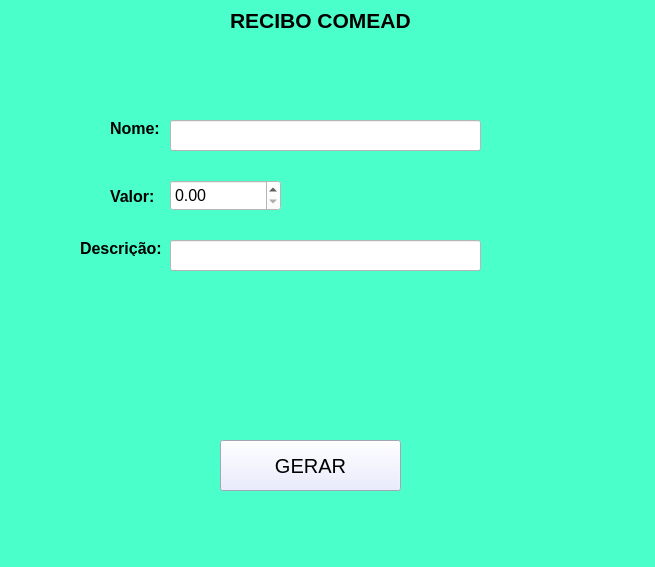
<?xml version="1.0" encoding="UTF-8"?>
<ui version="4.0">
 <class>MainWindow</class>
 <widget class="QMainWindow" name="MainWindow">
  <property name="geometry">
   <rect>
    <x>0</x>
    <y>0</y>
    <width>655</width>
    <height>567</height>
   </rect>
  </property>
  <property name="windowTitle">
   <string>MainWindow</string>
  </property>
  <property name="styleSheet">
   <string notr="true">background-color: rgb(74, 255, 201);</string>
  </property>
  <widget class="QWidget" name="centralwidget">
   <widget class="QLabel" name="label">
    <property name="geometry">
     <rect>
      <x>230</x>
      <y>0</y>
      <width>181</width>
      <height>41</height>
     </rect>
    </property>
    <property name="font">
     <font>
      <pointsize>16</pointsize>
      <weight>75</weight>
      <bold>true</bold>
     </font>
    </property>
    <property name="text">
     <string>RECIBO COMEAD</string>
    </property>
    <property name="margin">
     <number>0</number>
    </property>
   </widget>
   <widget class="QLabel" name="label_2">
    <property name="geometry">
     <rect>
      <x>110</x>
      <y>120</y>
      <width>51</width>
      <height>16</height>
     </rect>
    </property>
    <property name="font">
     <font>
      <pointsize>12</pointsize>
      <weight>75</weight>
      <bold>true</bold>
     </font>
    </property>
    <property name="text">
     <string>Nome:</string>
    </property>
   </widget>
   <widget class="QLabel" name="label_3">
    <property name="geometry">
     <rect>
      <x>110</x>
      <y>190</y>
      <width>47</width>
      <height>13</height>
     </rect>
    </property>
    <property name="font">
     <font>
      <pointsize>12</pointsize>
      <weight>75</weight>
      <bold>true</bold>
     </font>
    </property>
    <property name="text">
     <string>Valor:</string>
    </property>
   </widget>
   <widget class="QLabel" name="label_4">
    <property name="geometry">
     <rect>
      <x>80</x>
      <y>240</y>
      <width>91</width>
      <height>16</height>
     </rect>
    </property>
    <property name="font">
     <font>
      <pointsize>12</pointsize>
      <weight>75</weight>
      <italic>false</italic>
      <bold>true</bold>
     </font>
    </property>
    <property name="text">
     <string>Descrição:</string>
    </property>
   </widget>
   <widget class="QLineEdit" name="lineEditNome">
    <property name="geometry">
     <rect>
      <x>170</x>
      <y>120</y>
      <width>311</width>
      <height>31</height>
     </rect>
    </property>
    <property name="font">
     <font>
      <pointsize>12</pointsize>
     </font>
    </property>
    <property name="styleSheet">
     <string notr="true">background-color: rgb(255, 255, 255);</string>
    </property>
   </widget>
   <widget class="QLineEdit" name="lineEdidDesc">
    <property name="geometry">
     <rect>
      <x>170</x>
      <y>240</y>
      <width>311</width>
      <height>31</height>
     </rect>
    </property>
    <property name="font">
     <font>
      <pointsize>12</pointsize>
     </font>
    </property>
    <property name="styleSheet">
     <string notr="true">background-color: rgb(255, 255, 255);</string>
    </property>
   </widget>
   <widget class="QPushButton" name="ButtonGerar">
    <property name="geometry">
     <rect>
      <x>220</x>
      <y>440</y>
      <width>181</width>
      <height>51</height>
     </rect>
    </property>
    <property name="font">
     <font>
      <pointsize>15</pointsize>
     </font>
    </property>
    <property name="styleSheet">
     <string notr="true">background-color: rgb(228, 231, 255);</string>
    </property>
    <property name="text">
     <string>GERAR</string>
    </property>
   </widget>
   <widget class="QDoubleSpinBox" name="doubleSpinBox">
    <property name="geometry">
     <rect>
      <x>170</x>
      <y>180</y>
      <width>111</width>
      <height>31</height>
     </rect>
    </property>
    <property name="font">
     <font>
      <pointsize>12</pointsize>
      <weight>50</weight>
      <bold>false</bold>
     </font>
    </property>
    <property name="styleSheet">
     <string notr="true">background-color: rgb(255, 255, 255);</string>
    </property>
    <property name="decimals">
     <number>2</number>
    </property>
    <property name="maximum">
     <double>9999999.990000000223517</double>
    </property>
   </widget>
  </widget>
  <widget class="QMenuBar" name="menubar">
   <property name="geometry">
    <rect>
     <x>0</x>
     <y>0</y>
     <width>655</width>
     <height>21</height>
    </rect>
   </property>
  </widget>
  <widget class="QStatusBar" name="statusbar"/>
 </widget>
 <resources/>
 <connections/>
</ui>
